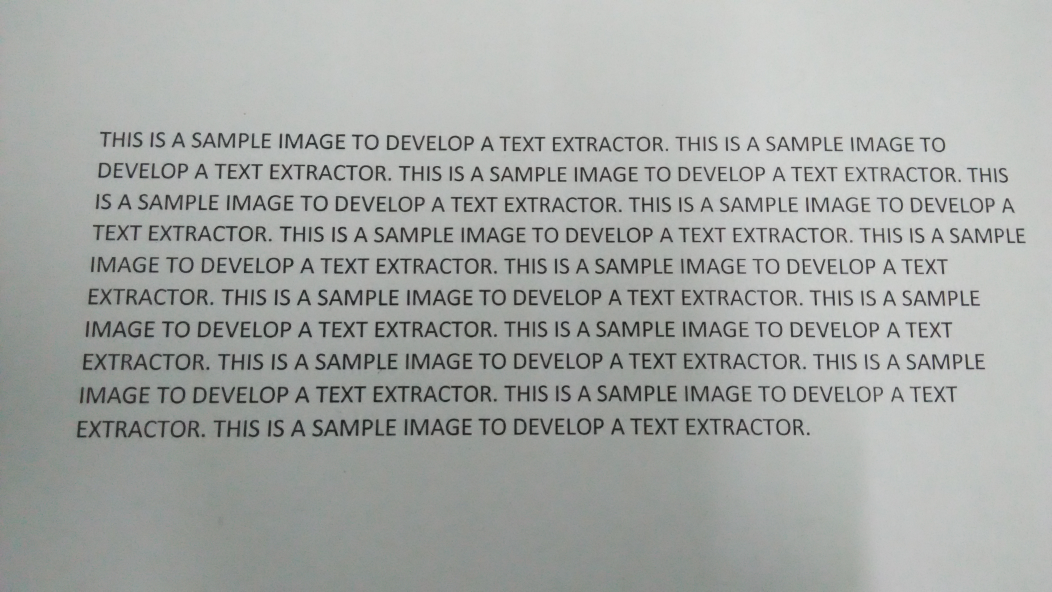
#> input picture input.jpg, 4208 x 2368 px (shown at 1/4 size)
$ python main.py input.jpg   (older library calls are emulated)
#> lines starting #> are read from the running program, lines starting #| are printed output that depends on the picture; after the words box and inside, x2 and y2 are one past the last pixel; in counts of white or black regions, pixels touching at a corner belong together
### functnDefinitions.py
import cv2
import numpy as np

def crop_It(input):
    afterDilat = cv2.dilate(input, np.ones((5, 5), np.uint8),iterations=15)
    im2, countours, heirarchy = cv2.findContours(afterDilat, cv2.RETR_TREE, cv2.CHAIN_APPROX_SIMPLE)
    initx1 = 10e9
    inity1 = 10e9
    initx2 = -1
    inity2 = -1
    for cntr in countours:
        if cv2.contourArea(cntr) <= 5000:
            continue
        x1, y1, w, h = cv2.boundingRect(cntr)
        x2 = x1 + w
        y2 = y1 + h
        if x1 < initx1:
            initx1 = x1
        if y1 < inity1:
            inity1 = y1
        if x2 > initx2:
            initx2 = x2
        if y2 > inity2:
            inity2 = y2
    crop = input[inity1:inity2,initx1:initx2]
    return crop

def binarize(crop):
    output1 = cv2.Canny(crop, 37, 160)
    output1 = cv2.dilate(output1, np.ones((5, 5), np.uint8), iterations=1)
    output3 = cv2.adaptiveThreshold(crop, 255, cv2.ADAPTIVE_THRESH_MEAN_C, cv2.THRESH_BINARY_INV, 41, 2)
    output3 = cv2.erode(output3, np.ones((4, 4), np.uint8), iterations=1)
    output2 = cv2.bitwise_and(output3, output1)
    return output2

def removeTilt(binary):
    textSpace = np.column_stack((np.where(binary > 0)))
    angle = cv2.minAreaRect(textSpace)[2]
    if angle < -45:
        angle = -(90 + angle)
    else:
        angle = - angle
    (h, w) = binary.shape[:2]
    centre = (w / 2, h / 2)
    M = cv2.getRotationMatrix2D(centre, angle, 1.0)
    tiltCrrctd = cv2.warpAffine(binary, M, (w, h), flags=cv2.INTER_CUBIC, borderMode=cv2.BORDER_REPLICATE)
    return tiltCrrctd

def getLines(cropped):
    lines = []
    h = cropped.shape[0]
    isline = False
    for i in range(0, h):
        segmntn = sum(cropped[i])
        if segmntn == 0 and isline == True:
            lines.append(i)
            isline = False
        if segmntn > 0 and isline == False:
            lines.append(i)
            isline = True
    return lines

def getchars(cropped, lwr, upr):
    chars = []
    w = cropped.shape[1]
    ischar = False
    for i in range(0, w):
        segmntn = 0
        for j in range(lwr + 1, upr):
            segmntn = segmntn + cropped[j][i]
        if segmntn <= 5 and ischar == True:
            chars.append(i)
            ischar = False
        elif segmntn > 5 and ischar == False:
            chars.append(i)
            ischar = True
    return chars

### main.py
import functnDefinitions
import cv2
import sys
import numpy as np

inputFile = str(sys.argv[1])
input = cv2.imread(inputFile, cv2.IMREAD_GRAYSCALE)
#> input: shape (2368, 4208); min 13, max 219, mean 168.3
binary = functnDefinitions.binarize(input)
#> in binarize, `output1 = cv2.Canny(crop, 37, 160)`:
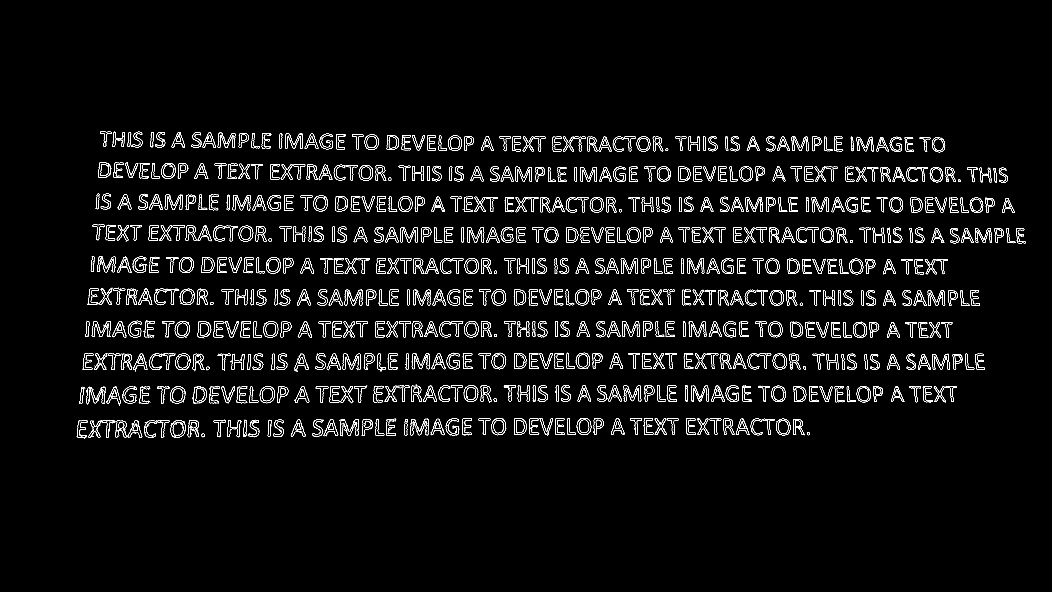
#> output1: shape (2368, 4208) (shown at 1/4 size); 1.9% white in thin lines or dots, all inside (x1, y1, x2, y2) = (306, 527, 4103, 1755)
#> in binarize, `output1 = cv2.dilate(output1, np.ones((5, 5), np.uint8), iterations=1)`: output1: shape (2368, 4208); 10% white; 576 white regions, largest, box (x1, y1, x2, y2) and area: (374, 1412, 592, 1487) 7511, (347, 1149, 503, 1222) 5100, (1316, 1539, 1471, 1615) 5068
#> in binarize, `output3 = cv2.adaptiveThreshold(crop, 255, cv2.ADAPTIVE_THRESH_MEAN_C,..`:
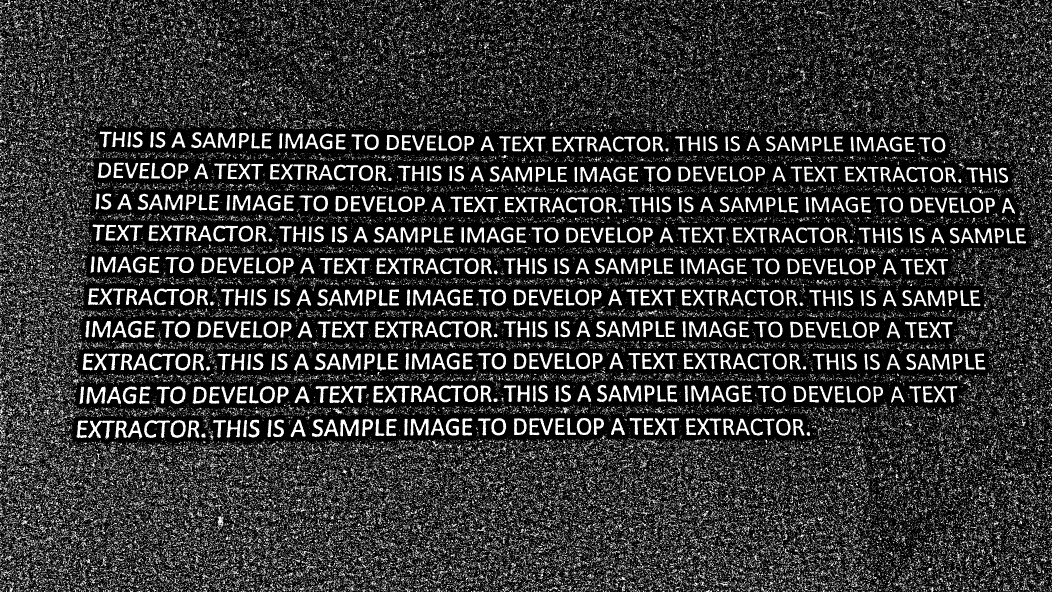
#> output3: shape (2368, 4208) (shown at 1/4 size); 20.1% white; 167603 white regions (151421 under 20 px), largest, box (x1, y1, x2, y2) and area: (351, 1152, 451, 1220) 2775, (351, 1682, 460, 1756) 2672, (1653, 1034, 1755, 1096) 2666
#> in binarize, `output3 = cv2.erode(output3, np.ones((4, 4), np.uint8), iterations=1)`: output3: shape (2368, 4208); 4.5% white; 3423 white regions (2780 under 20 px), largest, box (x1, y1, x2, y2) and area: (1363, 1680, 1434, 1744) 1658, (1644, 1677, 1713, 1741) 1543, (348, 1549, 421, 1614) 1520
#> in binarize, `output2 = cv2.bitwise_and(output3, output1)`: output2: shape (2368, 4208); 3.2% white; 828 white regions (149 under 20 px), largest, box (x1, y1, x2, y2) and area: (1644, 1677, 1713, 1741) 1138, (1363, 1680, 1434, 1744) 1132, (579, 1683, 679, 1751) 1089
cropped = functnDefinitions.crop_It(binary)
#> in crop_It, `afterDilat = cv2.dilate(input, np.ones((5, 5), np.uint8),iterations=15)`:
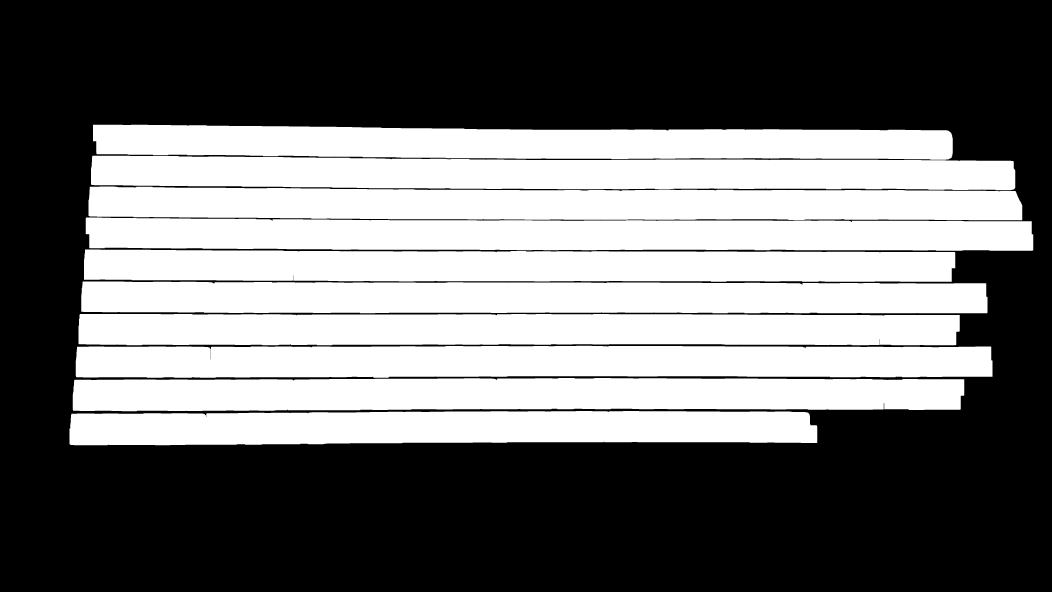
#> afterDilat: shape (2368, 4208) (shown at 1/4 size); 42.8% white; 10 white regions
#> in crop_It, `im2, countours, heirarchy = cv2.findContours(afterDilat, cv2.RETR_TREE..`: countours = 10 contours; largest, box (x1, y1, x2, y2) and area: (343, 870, 4133, 1003) 444007, (303, 1383, 3970, 1511) 441152, (354, 746, 4089, 881) 437549, (291, 1512, 3857, 1645) 434794, (325, 1126, 3950, 1253) 434174
#> the loop in crop_It, `for cntr in countours:` made 10 passes
#> (x1, y1, w, h, x2, y2, initx1, inity1) on pass 1: (278, 1644, 2991, 137, 3269, 1781, 278, 1644)
#> (x1, y1, w, h, x2, y2, inity1, initx2) on passes 2, 3, 7: (291, 1512, 3566, 133, 3857, 1645, 1512, 3857), (303, 1383, 3667, 128, 3970, 1511, 1383, 3970), (343, 870, 3790, 133, 4133, 1003, 870, 4133)
#> after the loop in crop_It, `for cntr in countours:`: initx1 = 278; initx2 = 4133; inity1 = 499; inity2 = 1781
#> in crop_It, `crop = input[inity1:inity2,initx1:initx2]`:
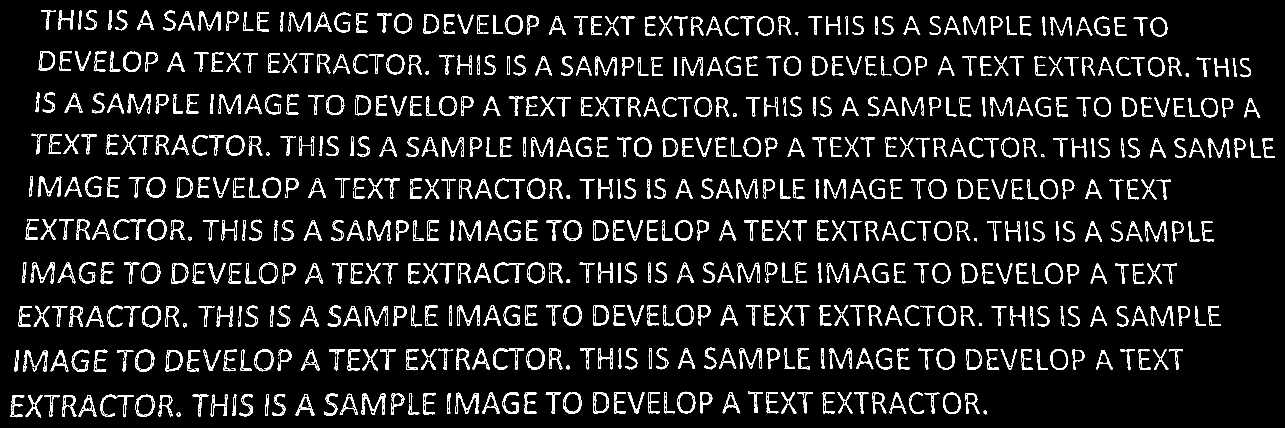
#> crop: shape (1282, 3855) (shown at 1/3 size); 6.5% white; 828 white regions (149 under 20 px), largest, box (x1, y1, x2, y2) and area: (1366, 1178, 1435, 1242) 1138, (1085, 1181, 1156, 1245) 1132, (301, 1184, 401, 1252) 1089
tiltCrrctd = functnDefinitions.removeTilt(cropped)
#> in removeTilt, `textSpace = np.column_stack((np.where(binary > 0)))`: textSpace = 323060 pairs, first value 30 to 1251, second value 30 to 3824
#> in removeTilt, `angle = cv2.minAreaRect(textSpace)[2]`: angle = -0.378
#> in removeTilt, `angle = - angle`: angle = 0.378
#> in removeTilt, `M = cv2.getRotationMatrix2D(centre, angle, 1.0)`: M = [[1, 0.0066, -4.19], [-0.0066, 1, 12.74]]
#> in removeTilt, `tiltCrrctd = cv2.warpAffine(binary, M, (w, h), flags=cv2.INTER_CUBIC, ..`:
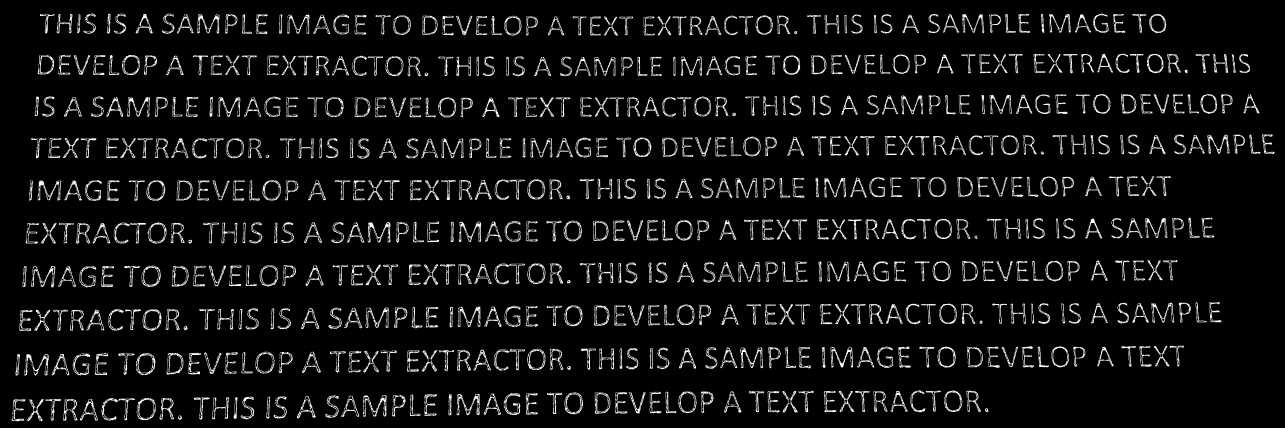
#> tiltCrrctd: shape (1282, 3855) (shown at 1/3 size); min 0, max 255, mean 16.8
cropped = tiltCrrctd
Lines = functnDefinitions.getLines(cropped)
#> the loop in getLines, `for i in range(0, h):` made 1282 passes
#> segmntn on passes 1 to 12: 0, 0, 0, 0, 0, 0, 0, 0, 0, 0, 0, 0
#> after the loop in getLines, `for i in range(0, h):`: isline = False; lines = [40, 108, 160, 230, 281, 353, 402, 477, 527, 604, 651, 733, 779, 864, 904, 995, 1036, 1129, 1170, 1266]
#> Lines has the same summary as lines in getLines
(h, w) = cropped.shape[:2]
#> h = 1282; w = 3855
totlLines = len(Lines)
#> totlLines = 20
for i in range(0, totlLines, 2):
    chars = functnDefinitions.getchars(cropped, Lines[i], Lines[i + 1])
    totlChars = len(chars)
    for j in range(0, totlChars, 2):
        cropped[Lines[i]: Lines[i + 1], chars[j]: chars[j + 1]] = cv2.dilate(cropped[Lines[i] : Lines[i + 1], chars[j] : chars[j + 1]],np.ones((2, 2), np.uint8),iterations=4)
        cv2.rectangle(cropped, (chars[j] - 2, Lines[i] - 5), (chars[j + 1] + 2, Lines[i + 1] + 2), (255, 255,
        255), 2)
#> this loop made 10 passes
#> totlChars on passes 1 to 10: 124, 134, 130, 138, 118, 128, 118, 128, 118, 100
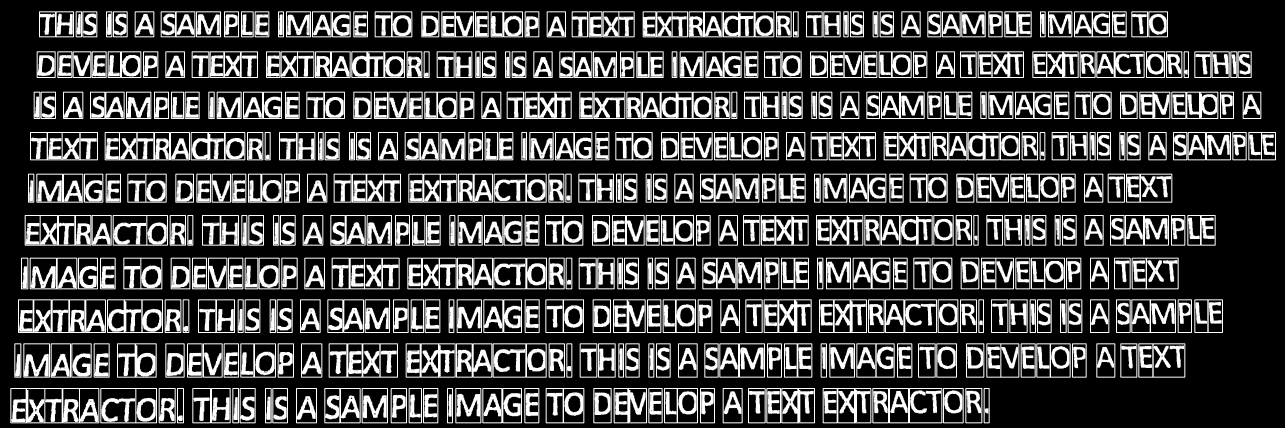
#> cropped: shape (1282, 3855) (shown at 1/3 size); min 0, max 255, mean 66
cv2.imshow("text", cv2.resize(cropped,(1366, 768)))
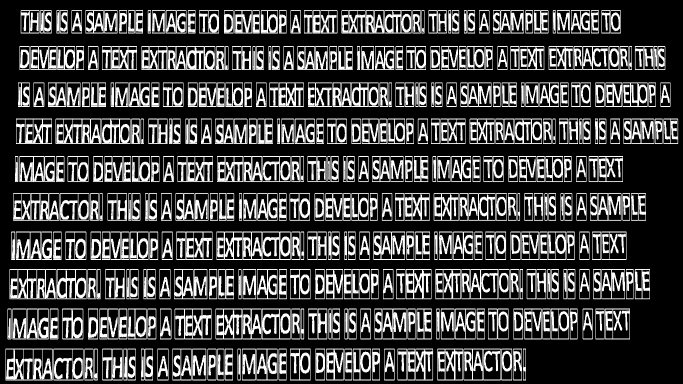
#> window 'text': shape (768, 1366) (shown at 1/2 size); min 0, max 255, mean 66.2
cv2.imwrite("output.jpg", cropped)
cv2.waitKey(0)
cv2.destroyAllWindows()
